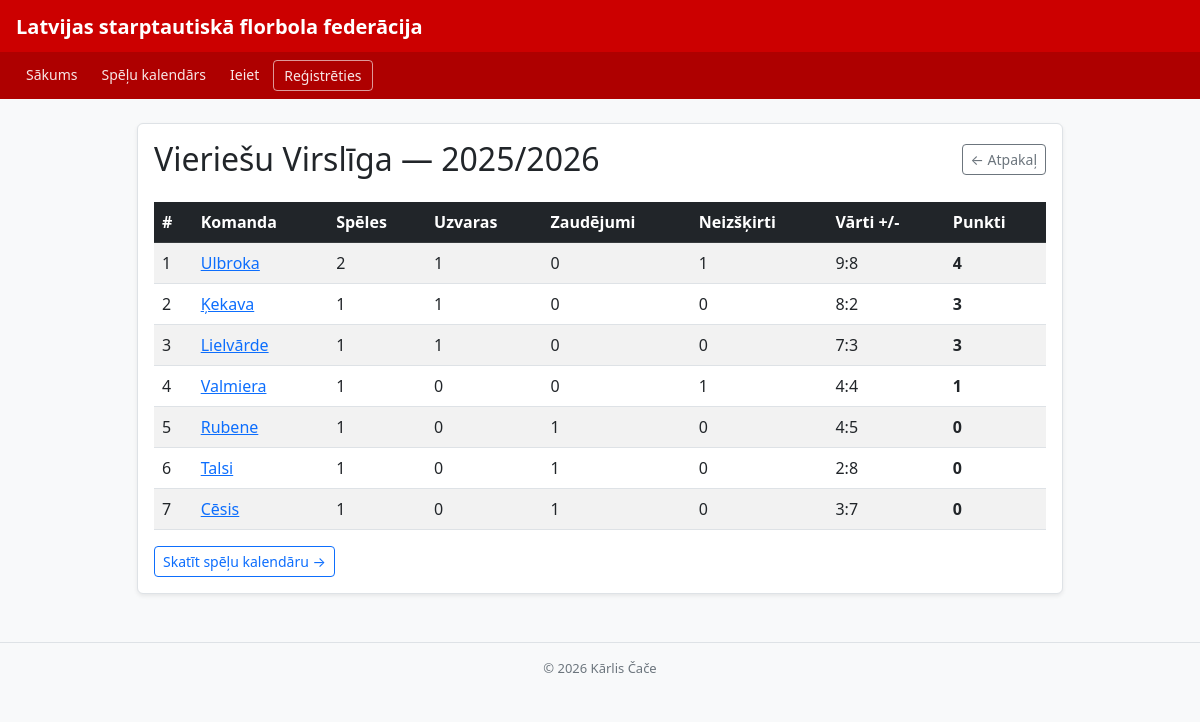
Page /tabula/1 on the earlier database version.
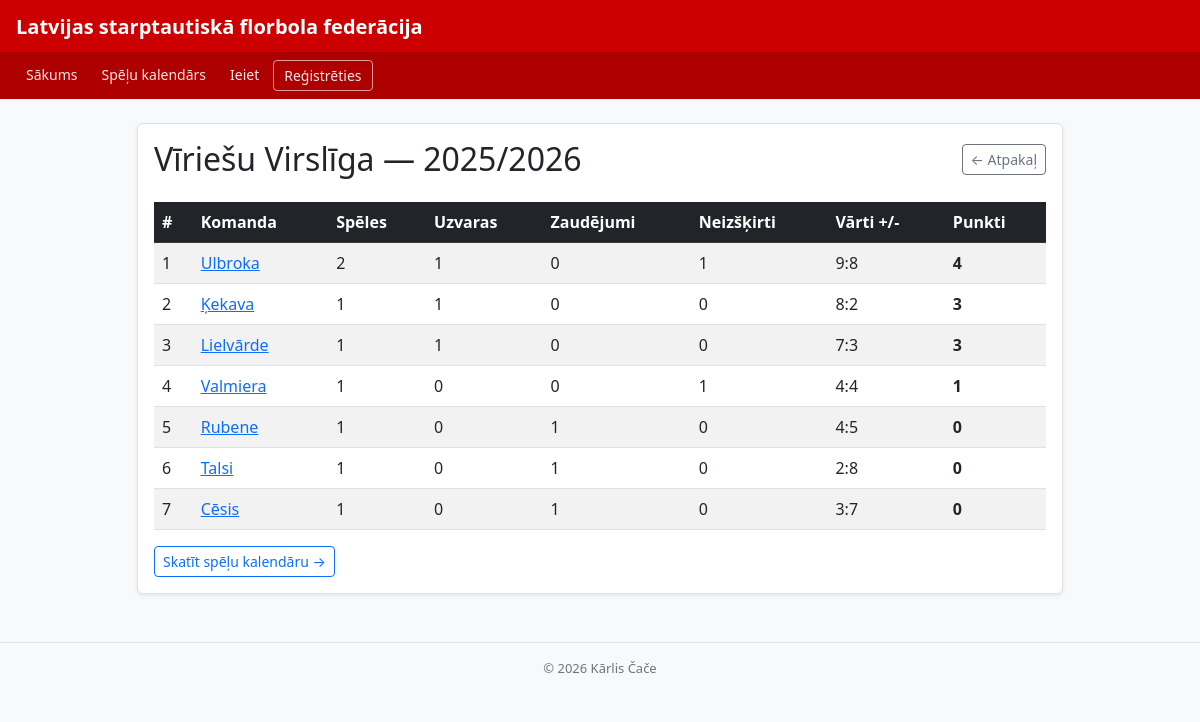
Same page on the later database version.
### tables this page shows
CREATE TABLE ligas (
            id        INTEGER PRIMARY KEY AUTOINCREMENT,
            nosaukums TEXT NOT NULL,
            sezona    TEXT NOT NULL
        );

### app.py (the view)
@app.route("/tabula/<int:liga_id>")
def tabula(liga_id):
    conn = get_db()
    liga = conn.execute("SELECT * FROM ligas WHERE id = ?", (liga_id,)).fetchone()
    if not liga:
        conn.close()
        flash("Šāda līga neeksistē!", "error")
        return redirect(url_for("sakums"))
    komandas_raw = conn.execute(
        "SELECT * FROM komandas WHERE liga_id = ?", (liga_id,)
    ).fetchall()
    speles = conn.execute(
        "SELECT * FROM speles WHERE liga_id = ?", (liga_id,)
    ).fetchall()
    conn.close()
    stat = {}
    for k in komandas_raw:
        stat[k["id"]] = {
            "id": k["id"], "nosaukums": k["nosaukums"],
            "speles": 0, "uzvaras": 0, "zaudejumi": 0,
            "neizskirts": 0, "guti": 0, "ielaistie": 0, "punkti": 0
        }
    for s in speles:
        majas  = s["majas_komanda_id"]
        viesi  = s["viesi_komanda_id"]
        majas_goli = s["majas_varti"]
        viesi_goli = s["viesi_varti"]
        if majas in stat and viesi in stat:
            stat[majas]["speles"] += 1
            stat[viesi]["speles"] += 1
            stat[majas]["guti"]      += majas_goli
            stat[majas]["ielaistie"] += viesi_goli
            stat[viesi]["guti"]      += viesi_goli
            stat[viesi]["ielaistie"] += majas_goli
            if majas_goli > viesi_goli:
                stat[majas]["uzvaras"]  += 1
                stat[majas]["punkti"]   += 3
                stat[viesi]["zaudejumi"] += 1
            elif viesi_goli > majas_goli:
                stat[viesi]["uzvaras"]  += 1
                stat[viesi]["punkti"]   += 3
                stat[majas]["zaudejumi"] += 1
            else:
                stat[majas]["neizskirts"] += 1
                stat[viesi]["neizskirts"] += 1
                stat[majas]["punkti"] += 1
                stat[viesi]["punkti"] += 1
    top_komandas = sorted(stat.values(), key=lambda x: x["punkti"], reverse=True)
    return render_template("ligas.html", liga=liga, komandas=top_komandas)

### app.py (called while the page is built)
def get_db():
    conn = sqlite3.connect(fails, check_same_thread=False)
    conn.execute("PRAGMA foreign_keys = ON")
    conn.row_factory = sqlite3.Row
    return conn

### templates/ligas.html
{% extends "pamats.html" %}
{% block content %}
<div class="row justify-content-center mt-4">
    <div class="col-md-10">
        <div class="card shadow-sm">
            <div class="card-body">
                <div class="d-flex justify-content-between align-items-center mb-4">
                    <h2 class="mb-0">{{ liga.nosaukums }} &mdash; {{ liga.sezona }}</h2>
                    <a href="/" class="btn btn-outline-secondary btn-sm">&larr; Atpakaļ</a>
                </div>
                {% if komandas %}
                    <table class="table table-striped table-hover">
                        <thead class="table-dark">
                            <tr>
                                <th>#</th>
                                <th>Komanda</th>
                                <th>Spēles</th>
                                <th>Uzvaras</th>
                                <th>Zaudējumi</th>
                                <th>Neizšķirti</th>
                                <th>Vārti +/-</th>
                                <th>Punkti</th>
                            </tr>
                        </thead>
                        <tbody>
                            {% for k in komandas %}
                                <tr>
                                    <td>{{ loop.index }}</td>
                                    <td><a href="/komanda/{{ k.id }}">{{ k.nosaukums }}</a></td>
                                    <td>{{ k.speles }}</td>
                                    <td>{{ k.uzvaras }}</td>
                                    <td>{{ k.zaudejumi }}</td>
                                    <td>{{ k.neizskirts }}</td>
                                    <td>{{ k.guti }}:{{ k.ielaistie }}</td>
                                    <td><strong>{{ k.punkti }}</strong></td>
                                </tr>
                            {% endfor %}
                        </tbody>
                    </table>
                {% else %}
                    <p class="text-muted">Šajā līgā vēl nav komandu.</p>
                {% endif %}
                <div class="mt-3">
                    <a href="/speles/{{ liga.id }}" class="btn btn-outline-primary btn-sm">Skatīt spēļu kalendāru &rarr;</a>
                </div>
            </div>
        </div>
    </div>
</div>
{% endblock %}

Differences in the rows shown:
changed ligas: nosaukums "Vieriešu Virslīga" → "Vīriešu Virslīga"
